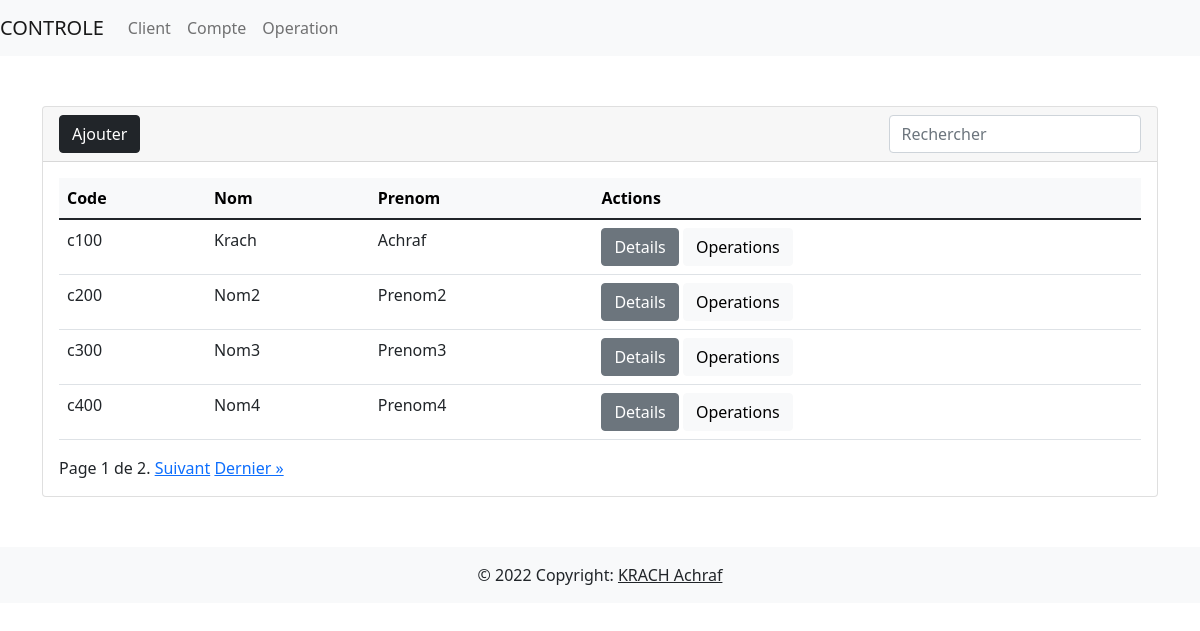
/controle/clients, run on the app's committed database.
### krach_achraf/models.py (models this page shows, shortened)
class Client(models.Model):
    code = models.CharField(max_length=10, primary_key=True)
    nom = models.CharField(max_length=20)
    prenom = models.CharField(max_length=20)

### krach_achraf/views.py (the view)
# urls.py: path('clients', views.get_clients, name='get_clients'),
def get_clients(request):
    clients = Client.objects.all()
    paginator = Paginator(clients, 4)  # change 4 to 10
    page_number = request.GET.get('page')
    page_obj = paginator.get_page(page_number)
    return render(request, 'listes/clients.html', {'page_obj': page_obj})

### templates/listes/clients.html (shortened to what this page needs)
{% extends 'index.html' %}
{% block content %}
    <div class="card">
        <div class="card-header">
            <div class="row">
                <div class=" col-md-3">
                    <a href="/controle/add_client" class="btn btn-dark btn-block">Ajouter</a>
                </div>
                <div class="col-md-6"></div>
                <div class="col-md-3">
                    <div class="input-group">
                        <input type="search" name="nom" class="form-control" placeholder="Rechercher"
                               onkeyup="search()"/>
                    </div>
                </div>
            </div>
        </div>
        <div class="card-body ">
            <table class="table table-hover">
                <thead class="table-light">
                <tr>
                    <th>Code</th>
                    <th>Nom</th>
                    <th>Prenom</th>
                    <th>Actions</th>
                </tr>
                </thead>
                <tbody id="table">
                {% for client in  page_obj %}
                    <tr>
                        <td>{{ client.code }}</td>
                        <td>{{ client.nom }}</td>
                        <td>{{ client.prenom }}</td>
                        <td>
                            <a href="/controle/details_client/{{ client.code }}" class="btn btn-secondary">Details</a>
                            <a href="/controle/operations_client/{{ client.code }}" class="btn btn-light">Operations</a>
                        </td>
                    </tr>
                {% endfor %}
                </tbody>
            </table>
            <div class="pagination">
                <span class="step-links">
                    <span class="current">
                        Page {{ page_obj.number }} de {{ page_obj.paginator.num_pages }}.
                    </span>
                    {% if page_obj.has_next %}
                        <a href="?page={{ page_obj.next_page_number }}">Suivant</a>
                        <a href="?page={{ page_obj.paginator.num_pages }}">Dernier &raquo;</a>
                    {% endif %}
                </span>
            </div>
        </div>
    </div>
{% endblock content %}

### data on the page
Client: code "c100", nom "Krach", prenom "Achraf"
Client: code "c200", nom "Nom2", prenom "Prenom2"
Client: code "c300", nom "Nom3", prenom "Prenom3"
Client: code "c400", nom "Nom4", prenom "Prenom4"

### other printed values
{{ page_obj.number }} "1"
{{ page_obj.paginator.num_pages }} "2"
